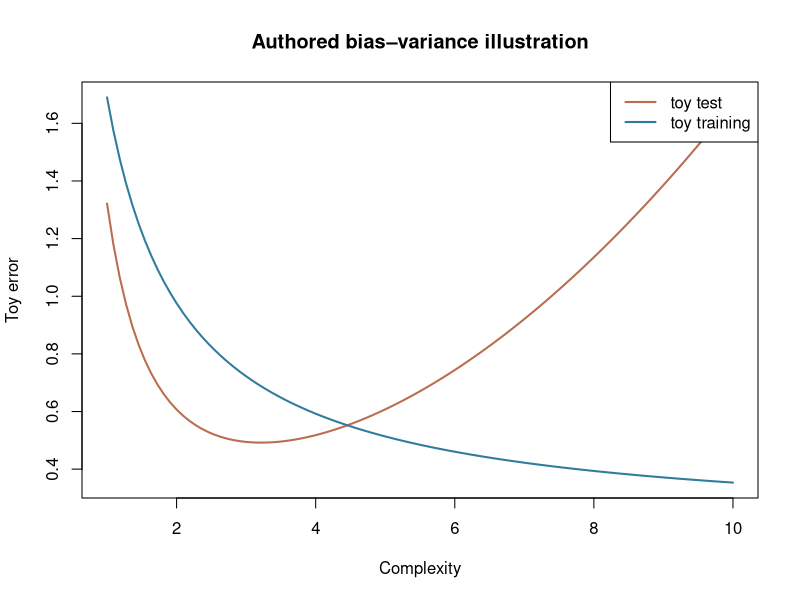

This chart was generated by the following R code:
# LearningAI • ISLR (James et al., R edition) • independent demonstration
# Synthetic observations; NO copied textbook data, code, or empirical results.
# Run: Rscript islr-ch02.R     (base R only)
set.seed(2026)
# Expected squared error decomposition at a selected x0.
models <- data.frame(name=c('Simple','Flexible'),bias2=c(.36,.16),variance=c(.49,1.00))
models$irreducible <- .25
models$test_mse <- with(models, bias2+variance+irreducible)
print(models)
complexity <- seq(1,10,length.out=100)
train <- .19 + 1.65/(complexity+.1)
test <- 1.5/(complexity+.2)^2 + .017*(complexity-1)^2 + .28
plot(complexity,test,type='l',ylim=range(c(train,test)),lwd=2,col='#b96e4f',ylab='Toy error',xlab='Complexity',main='Authored bias–variance illustration')
lines(complexity,train,col='#317c9c',lwd=2)
legend('topright',legend=c('toy test','toy training'),col=c('#b96e4f','#317c9c'),lwd=2)
